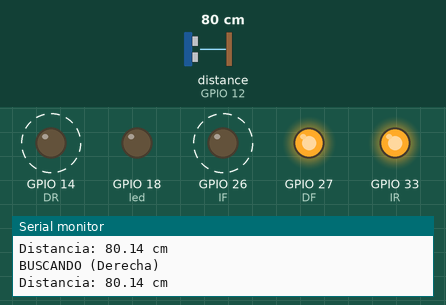
A sketch run on a simulated ESP32. On the bench: output pins drawn as LEDs (lit = HIGH), the last lines printed to the serial monitor. Wiring (inferred from the names in the program): ultrasonic range finder: trigger GPIO 13; echo GPIO 12. Dashed ring = blinking. Inputs (shaded band) come from the test bench; at power-on: distance to the obstacle (sensor on GPIO 12) 80 cm. The echo pulse lasts 58.3 µs per cm; pins used as bus, display or sensor lines are not drawn.

Above: at 4.2 s.
4.3 s: distance to the obstacle (sensor on GPIO 12) set to 38 cm
6.5 s: distance to the obstacle (sensor on GPIO 12) set to 32 cm
At 7.5 s:
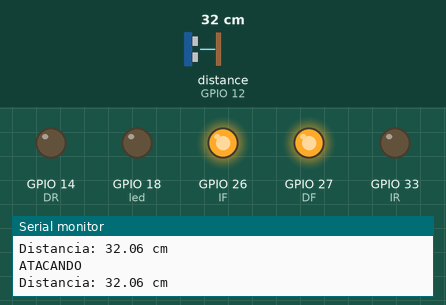
8.0 s: distance to the obstacle (sensor on GPIO 12) set to 35 cm
At 9.8 s:
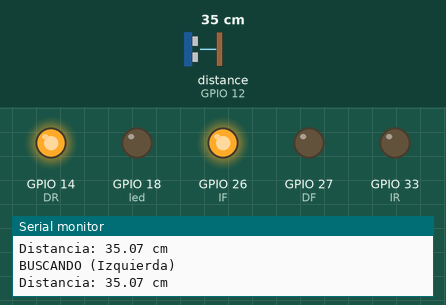
11.0 s: distance to the obstacle (sensor on GPIO 12) set to 2 cm
At 12.4 s:
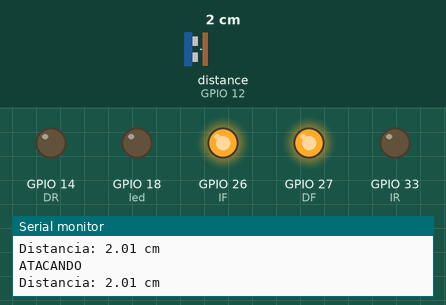
Timing chart, 0 to 13.5 s (numbered marks = the images above; inputs shaded):
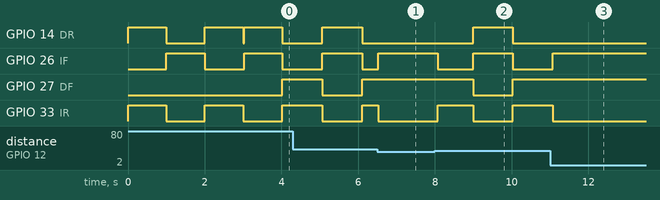

The sketch:

Motor.ino
```cpp
#include <Arduino.h> // Required for VS Code / PlatformIO

int led = 18;
int trig = 13;
int eco = 12;
int DR = 14;
int DF = 27;
int IF = 26;
int IR = 33;
float duracion;
float distancia;

unsigned long tiempoAnterior = 0;
const long intervaloGiro = 1000;
bool girandoDerecha = true;

//----------------------------------//
void setup() {
    Serial.begin(9600);
    pinMode(led, OUTPUT);
    pinMode(trig, OUTPUT);
    pinMode(eco, INPUT);
    pinMode(IF, OUTPUT);
    pinMode(DF, OUTPUT);
    pinMode(IR, OUTPUT);
    pinMode(DR, OUTPUT);

    //INICIO ANTES DEL CODIGO
    // EJEMPLO: Hacer que el robot vaya para atras por 2 segundos (2000 ms)  y despues va hacia un lado antes de empezar a buscar
    digitalWrite(DF, LOW);
    digitalWrite(IF, LOW);
    digitalWrite(DR, HIGH);
    digitalWrite(IR, HIGH);
    delay(1000);

    digitalWrite(DF, LOW);
    digitalWrite(IF, HIGH);
    digitalWrite(DR, LOW);
    digitalWrite(IR, LOW);
    delay(1000);

    digitalWrite(DF, LOW);
    digitalWrite(IF, LOW);
    digitalWrite(DR, HIGH);
    digitalWrite(IR, HIGH);
    delay(1000);

    digitalWrite(DF, LOW);
    digitalWrite(IF, LOW);
    digitalWrite(DR, LOW);
    digitalWrite(IR, LOW);
    Serial.println("SECUENCIA PREVIA FINALIZADA. COMIENZA EL BUCLE PRINCIPAL.");
}

//--------------------------------------------------------------//
void loop() {
    digitalWrite(trig, LOW);
    delayMicroseconds(2);
    digitalWrite(trig, HIGH);
    delayMicroseconds(10);
    digitalWrite(trig, LOW);
    duracion = pulseIn(eco, HIGH);
    distancia = duracion / 58.2;

    unsigned long tiempoActual = millis(); // Obtener el tiempo actual

    // NOTE: Added "distancia > 0" to the condition below.
    // If the ultrasonic sensor misfires, pulseIn() returns 0, which would accidentally trigger an "Attack".
    if (distancia > 0 && distancia <= 35) {
        digitalWrite(DF, HIGH);
        digitalWrite(IF, HIGH);
        digitalWrite(DR, LOW);
        digitalWrite(IR, LOW);
        Serial.println("ATACANDO");
        tiempoAnterior = tiempoActual;
    }
    else {
        if (tiempoActual - tiempoAnterior >= intervaloGiro) {
            tiempoAnterior = tiempoActual;
            girandoDerecha = !girandoDerecha;
            Serial.print("CAMBIO DE DIRECCIÓN: ");
            Serial.println(girandoDerecha ? "Derecha" : "Izquierda");
        }

        if (girandoDerecha) {
            digitalWrite(DF, HIGH);
            digitalWrite(IF, LOW);
            digitalWrite(DR, LOW);
            digitalWrite(IR, HIGH);
            Serial.println("BUSCANDO (Derecha)");
        } else {
            digitalWrite(DF, LOW);
            digitalWrite(IF, HIGH);
            digitalWrite(DR, HIGH);
            digitalWrite(IR, LOW);
            Serial.println("BUSCANDO (Izquierda)");
        }
    }

    Serial.print("Distancia: ");
    Serial.print(distancia);
    Serial.println(" cm");

    delay(100);
}
```

Measured:
- the behaviour switches between 35 and 34 cm on distance to the obstacle (sensor on GPIO 12) (found by bisection; images 0 and 1)
- after the input at 6.5 s, GPIO 14 (DR): stays LOW (without the input it goes to HIGH after 0.65 s); GPIO 26 (IF): LOW → HIGH after 0.03 s instead of 0.65 s; GPIO 27 (DF): stays HIGH (without the input it goes to LOW after 0.65 s); GPIO 33 (IR): HIGH → LOW after 0.03 s instead of 0.65 s
- after the input at 8.0 s, GPIO 14 (DR): LOW → HIGH after 0.99 s, → LOW 1.0 s later; GPIO 26 (IF): HIGH → LOW after 0.07 s, → HIGH 0.93 s later, → LOW 1.0 s later; GPIO 27 (DF): HIGH → LOW after 0.99 s, → HIGH 1.0 s later; GPIO 33 (IR): LOW → HIGH after 0.07 s, → LOW 0.93 s later, → HIGH 1.0 s later
- after the input at 11.0 s, GPIO 14 (DR): stays LOW (without the input it goes to HIGH after 0.07 s); GPIO 26 (IF): goes on until 11.1 s, then stays HIGH; GPIO 27 (DF): stays HIGH (without the input it goes to LOW after 0.07 s); GPIO 33 (IR): goes on until 11.1 s, then stays LOW
